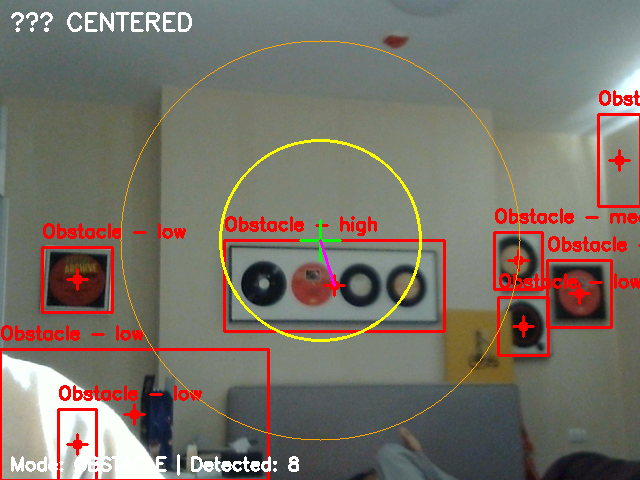
#> input picture detection_obstacle_20251224_132826.png, 640 x 480 px, given in place of the camera
$ python object_detection.py
#> lines starting #> are read from the running program, lines starting #| are printed output that depends on the picture
"""
Object Detection Module for Drone Operations
Detects: People, Obstacles, Landing Pads, Follow Targets
Author: Sue Sha
"""

import cv2
import numpy as np
from datetime import datetime
import time

class DroneObjectDetector:
    """
    Object detection for drone operations:
    - Person detection (search & rescue, follow-me)
    - Obstacle detection (collision avoidance)
    - Landing pad detection (auto-landing)
    - Color-based target tracking
    """

    def __init__(self):
        # Camera initialization
        self.camera = None
        self.frame_width = 640
        self.frame_height = 480

        # Detection settings
        self.detection_mode = 'person'  # person, obstacle, landing_pad, target

        # Face/Person cascade classifier (built-in OpenCV)
        self.face_cascade = cv2.CascadeClassifier(
            cv2.data.haarcascades + 'haarcascade_frontalface_default.xml'
        )
        self.body_cascade = cv2.CascadeClassifier(
            cv2.data.haarcascades + 'haarcascade_fullbody.xml'
        )

        # Detection results
        self.detected_objects = []
        self.target_locked = False
        self.target_position = None

        # Colors (BGR)
        self.COLOR_PERSON = (0, 255, 0)      # Green
        self.COLOR_OBSTACLE = (0, 0, 255)    # Red
        self.COLOR_TARGET = (255, 0, 255)    # Magenta
        self.COLOR_LANDING = (0, 255, 255)   # Yellow

        print("✅ Object Detector initialized")

    def init_camera(self, camera_id=0):
        """Initialize camera"""
#> the answer given: 1
        try:
            self.camera = cv2.VideoCapture(camera_id)
            self.camera.set(cv2.CAP_PROP_FRAME_WIDTH, self.frame_width)
            self.camera.set(cv2.CAP_PROP_FRAME_HEIGHT, self.frame_height)

            if not self.camera.isOpened():
                print("❌ Could not open camera")
                return False

            print("✅ Camera initialized")
            return True

        except Exception as e:
            print(f"❌ Camera initialization failed: {e}")
            return False

    def read_frame(self):
        """Read frame from camera"""
        if not self.camera:
            return None

        ret, frame = self.camera.read()
#> frame is the input picture: shape (480, 640, 3); mean B, G, R 103.3, 113.5, 120.7
        if not ret:
            return None

        return frame

    # ==================== PERSON DETECTION ====================

    def detect_person(self, frame):
        """
        Detect people in frame for search & rescue or follow-me mode
        Returns: list of detected persons with positions
        """
        gray = cv2.cvtColor(frame, cv2.COLOR_BGR2GRAY)
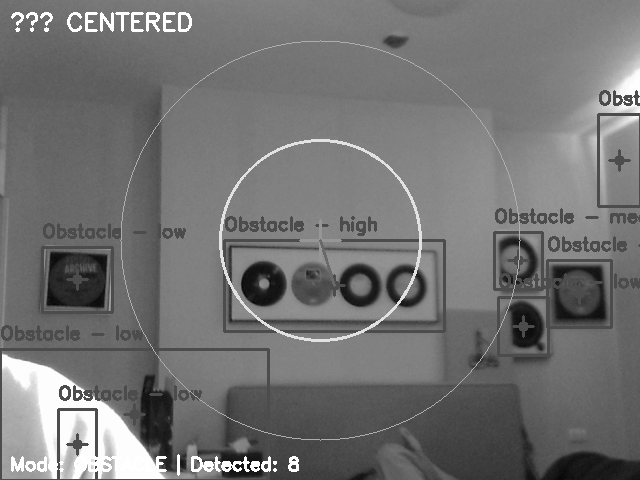
#> gray: shape (480, 640); min 5, max 255, mean 114.4

        # Detect faces (more reliable for close range)
        faces = self.face_cascade.detectMultiScale(
            gray, scaleFactor=1.1, minNeighbors=5, minSize=(30, 30)
        )
#> faces = ()

        # Detect full bodies (better for far range)
        bodies = self.body_cascade.detectMultiScale(
            gray, scaleFactor=1.1, minNeighbors=3, minSize=(50, 100)
        )
#> bodies = ()

        persons = []

        # Process face detections
        for (x, y, w, h) in faces:
            center_x = x + w // 2
            center_y = y + h // 2

            persons.append({
                'type': 'face',
                'bbox': (x, y, w, h),
                'center': (center_x, center_y),
                'area': w * h,
                'distance_estimate': self._estimate_distance(w, h, 'face')
            })
#> this loop made 0 passes
#> after the loop, persons = []

        # Process body detections
        for (x, y, w, h) in bodies:
            center_x = x + w // 2
            center_y = y + h // 2

            persons.append({
                'type': 'body',
                'bbox': (x, y, w, h),
                'center': (center_x, center_y),
                'area': w * h,
                'distance_estimate': self._estimate_distance(w, h, 'body')
            })

        return persons

    # [278 lines left out: functions _estimate_distance, detect_obstacles, detect_landing_pad, detect_color_target, annotate_detections, draw_guidance_overlay, not called in this run]

    # ==================== MAIN DETECTION LOOP ====================

    def run_detection(self, mode='person'):
        """
        Run real-time detection
        Modes: 'person', 'obstacle', 'landing_pad', 'target'
        """
        if not self.camera:
            print("❌ Camera not initialized")
            return

        self.detection_mode = mode
        print(f"\n🎯 Starting Object Detection: {mode.upper()} mode")
        print("Controls:")
        print("  q - Quit")
        print("  s - Save screenshot")
        print("  1 - Person detection")
        print("  2 - Obstacle detection")
        print("  3 - Landing pad detection")
        print("  4 - Color target tracking")
        print("\n")

        target_color = 'red'  # For target tracking mode

        while True:
            frame = self.read_frame()
            if frame is None:
                print("❌ Failed to read frame")
                break

            # Perform detection based on mode
            if mode == 'person':
                detections = self.detect_person(frame)
#> detections = []
            elif mode == 'obstacle':
                detections = self.detect_obstacles(frame)
            elif mode == 'landing_pad':
                detections = self.detect_landing_pad(frame)
            elif mode == 'target':
                detections = self.detect_color_target(frame, target_color)
            else:
                detections = []

            # Annotate frame
            if detections:
                display_frame = self.annotate_detections(frame, detections, mode)
                display_frame = self.draw_guidance_overlay(display_frame, detections, mode)
            else:
                display_frame = frame.copy()
                cv2.putText(display_frame, f"No {mode} detected", (10, 30),
                           cv2.FONT_HERSHEY_SIMPLEX, 0.8, (0, 0, 255), 2)

            # Display info
            info_text = f"Mode: {mode.upper()} | Detected: {len(detections)}"
#> info_text = 'Mode: PERSON | Detected: 0'
            cv2.putText(display_frame, info_text, (10, display_frame.shape[0] - 10),
                       cv2.FONT_HERSHEY_SIMPLEX, 0.6, (255, 255, 255), 2)
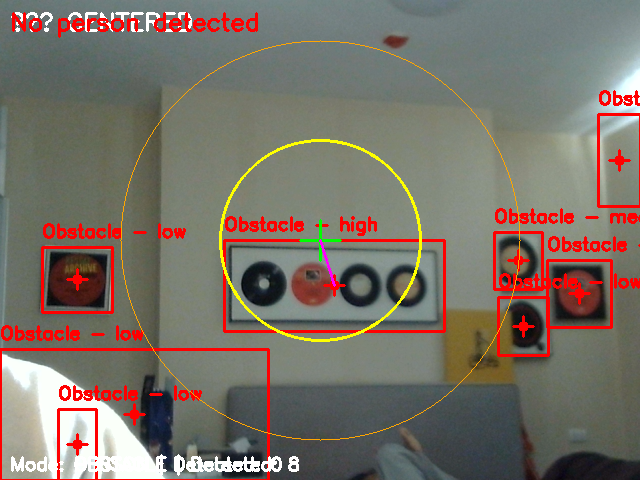
#> display_frame: shape (480, 640, 3); mean B, G, R 102.7, 112.9, 121.6

            cv2.imshow('Drone Object Detection', display_frame)

            # Handle keyboard input
            key = cv2.waitKey(1) & 0xFF
#> (key q is pressed here)

            if key == ord('q'):
                break
            elif key == ord('s'):
                filename = f"detection_{mode}_{datetime.now().strftime('%Y%m%d_%H%M%S')}.png"
                cv2.imwrite(filename, display_frame)
                print(f"💾 Saved: {filename}")
            elif key == ord('1'):
                mode = 'person'
                print(f"🔄 Switched to: {mode.upper()}")
            elif key == ord('2'):
                mode = 'obstacle'
                print(f"🔄 Switched to: {mode.upper()}")
            elif key == ord('3'):
                mode = 'landing_pad'
                print(f"🔄 Switched to: {mode.upper()}")
            elif key == ord('4'):
                mode = 'target'
                print(f"🔄 Switched to: {mode.upper()}")

        cv2.destroyAllWindows()

    # [31 lines left out: function get_detection_command, not called in this run]

    def cleanup(self):
        """Release camera resources"""
        if self.camera:
            self.camera.release()
        cv2.destroyAllWindows()
        print("✅ Object detector cleanup complete")


# Test function
if __name__ == "__main__":
    print("="*60)
    print("🎯 Drone Object Detection System")
    print("="*60)

    detector = DroneObjectDetector()

    if detector.init_camera(0):
        print("\nSelect detection mode:")
        print("  1 - Person detection (search & rescue, follow-me)")
        print("  2 - Obstacle detection (collision avoidance)")
        print("  3 - Landing pad detection (auto-landing)")
        print("  4 - Color target tracking")

        choice = input("\nEnter choice (1-4): ").strip()

        mode_map = {
            '1': 'person',
            '2': 'obstacle',
            '3': 'landing_pad',
            '4': 'target'
        }

        mode = mode_map.get(choice, 'person')

        try:
            detector.run_detection(mode=mode)
        except KeyboardInterrupt:
            print("\n⏹️ Stopped by user")
        finally:
            detector.cleanup()
    else:
        print("❌ Failed to initialize camera")
